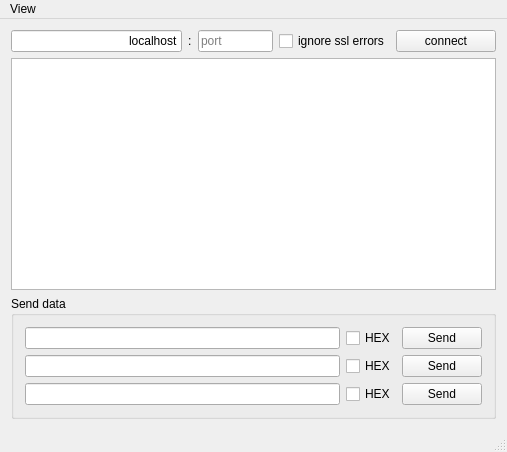
<?xml version="1.0" encoding="UTF-8"?>
<ui version="4.0">
 <class>MainWindow</class>
 <widget class="QMainWindow" name="MainWindow">
  <property name="geometry">
   <rect>
    <x>0</x>
    <y>0</y>
    <width>507</width>
    <height>452</height>
   </rect>
  </property>
  <property name="windowTitle">
   <string>TlsDebug</string>
  </property>
  <widget class="QWidget" name="centralWidget">
   <layout class="QVBoxLayout" name="verticalLayout">
    <item>
     <layout class="QHBoxLayout" name="horizontalLayout">
      <item>
       <widget class="QLineEdit" name="hostEdit">
        <property name="sizeIncrement">
         <size>
          <width>0</width>
          <height>0</height>
         </size>
        </property>
        <property name="text">
         <string>localhost</string>
        </property>
        <property name="alignment">
         <set>Qt::AlignRight|Qt::AlignTrailing|Qt::AlignVCenter</set>
        </property>
        <property name="placeholderText">
         <string>host</string>
        </property>
       </widget>
      </item>
      <item>
       <widget class="QLabel" name="label">
        <property name="text">
         <string>:</string>
        </property>
       </widget>
      </item>
      <item>
       <widget class="QLineEdit" name="portEdit">
        <property name="maximumSize">
         <size>
          <width>75</width>
          <height>16777215</height>
         </size>
        </property>
        <property name="placeholderText">
         <string>port</string>
        </property>
       </widget>
      </item>
      <item>
       <widget class="QCheckBox" name="ignoreErrors">
        <property name="text">
         <string>ignore ssl errors</string>
        </property>
       </widget>
      </item>
      <item>
       <widget class="QPushButton" name="connectButton">
        <property name="sizePolicy">
         <sizepolicy hsizetype="Fixed" vsizetype="Fixed">
          <horstretch>0</horstretch>
          <verstretch>0</verstretch>
         </sizepolicy>
        </property>
        <property name="minimumSize">
         <size>
          <width>100</width>
          <height>0</height>
         </size>
        </property>
        <property name="text">
         <string>connect</string>
        </property>
       </widget>
      </item>
     </layout>
    </item>
    <item>
     <widget class="QListWidget" name="messagesLog"/>
    </item>
    <item>
     <widget class="QGroupBox" name="groupBox">
      <property name="title">
       <string>Send data</string>
      </property>
      <layout class="QGridLayout" name="gridLayout">
       <item row="0" column="0">
        <widget class="QLineEdit" name="lineEdit"/>
       </item>
       <item row="0" column="1">
        <widget class="QCheckBox" name="checkBox">
         <property name="text">
          <string>HEX</string>
         </property>
        </widget>
       </item>
       <item row="0" column="2">
        <widget class="QPushButton" name="pushButton">
         <property name="text">
          <string>Send</string>
         </property>
        </widget>
       </item>
       <item row="1" column="0">
        <widget class="QLineEdit" name="lineEdit_2"/>
       </item>
       <item row="1" column="1">
        <widget class="QCheckBox" name="checkBox_2">
         <property name="text">
          <string>HEX</string>
         </property>
        </widget>
       </item>
       <item row="1" column="2">
        <widget class="QPushButton" name="pushButton_2">
         <property name="text">
          <string>Send</string>
         </property>
        </widget>
       </item>
       <item row="2" column="0">
        <widget class="QLineEdit" name="lineEdit_3"/>
       </item>
       <item row="2" column="1">
        <widget class="QCheckBox" name="checkBox_3">
         <property name="text">
          <string>HEX</string>
         </property>
        </widget>
       </item>
       <item row="2" column="2">
        <widget class="QPushButton" name="pushButton_3">
         <property name="text">
          <string>Send</string>
         </property>
        </widget>
       </item>
      </layout>
     </widget>
    </item>
   </layout>
  </widget>
  <widget class="QMenuBar" name="menuBar">
   <property name="geometry">
    <rect>
     <x>0</x>
     <y>0</y>
     <width>507</width>
     <height>21</height>
    </rect>
   </property>
   <widget class="QMenu" name="menuView">
    <property name="title">
     <string>View</string>
    </property>
    <addaction name="actionScroll_with_content"/>
    <addaction name="actionClear_Log"/>
    <addaction name="actionPeer_Certificate_Info"/>
   </widget>
   <addaction name="menuView"/>
  </widget>
  <widget class="QStatusBar" name="statusBar"/>
  <action name="actionScroll_with_content">
   <property name="checkable">
    <bool>true</bool>
   </property>
   <property name="checked">
    <bool>true</bool>
   </property>
   <property name="text">
    <string>Scroll with content</string>
   </property>
  </action>
  <action name="actionClear_Log">
   <property name="text">
    <string>Clear Log</string>
   </property>
  </action>
  <action name="actionPeer_Certificate_Info">
   <property name="text">
    <string>Peer Certificate Info</string>
   </property>
  </action>
 </widget>
 <layoutdefault spacing="6" margin="11"/>
 <resources/>
 <connections/>
</ui>
